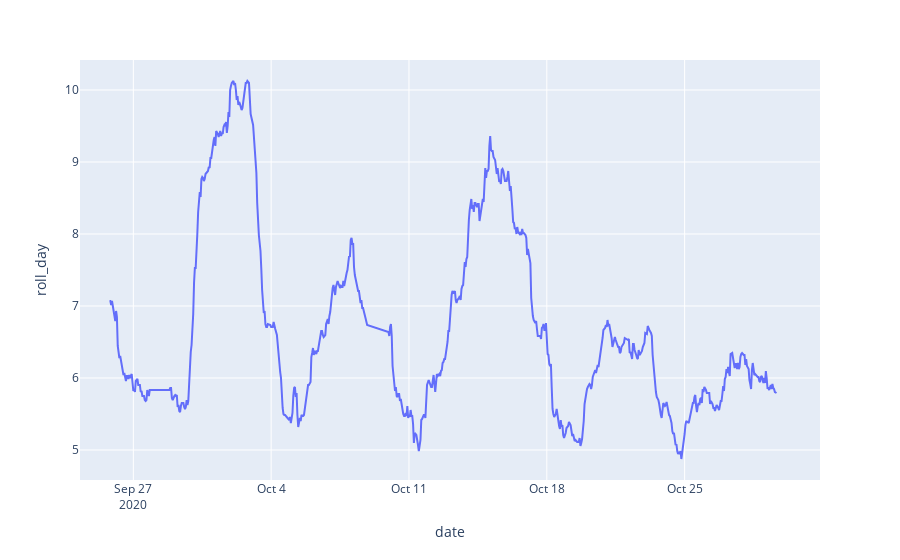

Notebook code cell kept with this figure:
### Code cell
fig = px.line(df_1, x="date", y="roll_day")
fig.show()

### Figure 1 — Plotly figure (JSON) as saved in the notebook; plotly's stock layout.template omitted (floating-point values rounded to 4 significant figures; data arrays with more than 128 entries replaced by an {"elided": "..."} marker saying what was removed)
{"data": [{"hoverlabel": {"namelength": 0}, "hovertemplate": "date=%{x}<br>roll_day=%{y}", "legendgroup": "", "line": {"color": "#636efa", "dash": "solid"}, "mode": "lines", "name": "", "showlegend": false, "type": "scatter", "x": {"elided": "785 str values"}, "xaxis": "x", "y": {"elided": "785 float values"}, "yaxis": "y"}], "layout": {"legend": {"tracegroupgap": 0}, "margin": {"t": 60}, "xaxis": {"anchor": "y", "domain": [0, 1], "title": {"text": "date"}}, "yaxis": {"anchor": "x", "domain": [0, 1], "title": {"text": "roll_day"}}}}
